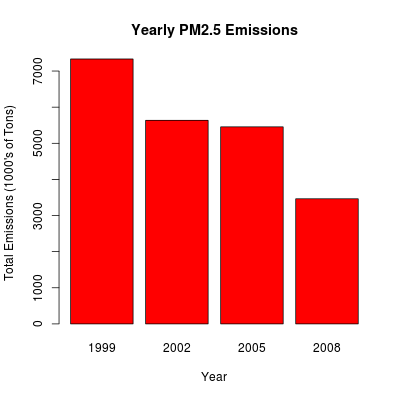

Source code (R):
source("get_data.R")

totSumm = ddply(NEI,.(year),summarize,ToTEmissions=sum(Emissions))

png(filename="plot1.png",width=400,height=400,units = px)

## initial barplot, not vert axis change yet. Total country wide.
barplot(totSumm$ToTEmissions/1000,names=totSumm$year,
        xlab="Year",ylab="Total Emissions (1000's of Tons)",
        main="Yearly PM2.5 Emissions",
        col="red")
dev.off()